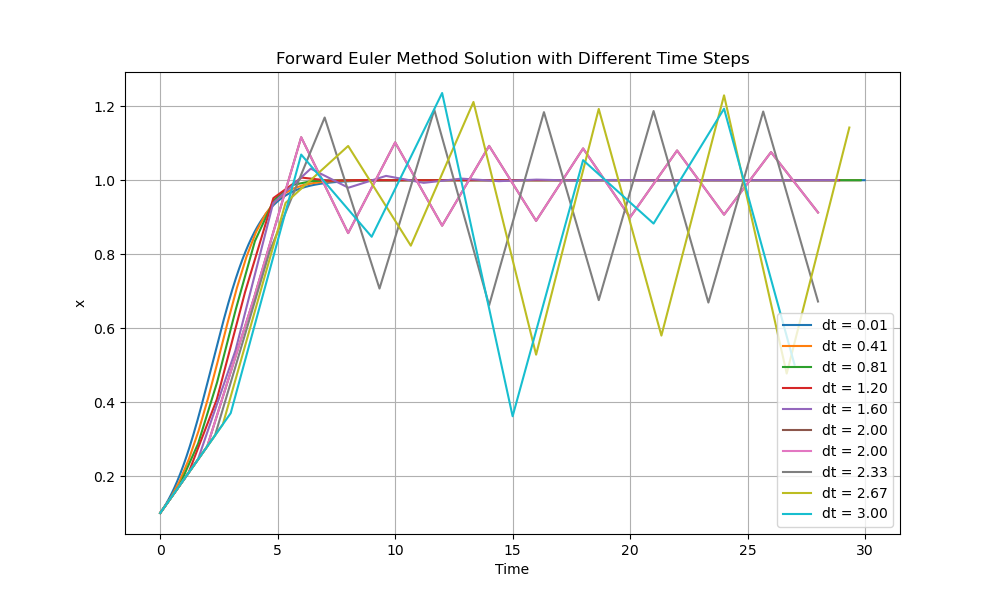

This figure's Python source:
# Use the forward Euler method to solve 
# dx/dt = x - x^2
# with initial condition, x(0) = 0.1. Investigate how the solution depends on time step, using a 
# range of values between ∆t = 0.01 and 3. Pay special attention to the range of ∆t between 2 
# and 3. Provide graphs to show all the behaviors you find. Try to come up with an explanation 
# for what happens between ∆t = 2 and 3.

import numpy as np
import matplotlib.pyplot as plt

# Define the function for dx/dt = x - x^2
def dx_dt(x):
    return x - x**2

# Forward Euler method for a single step
def forward_euler(x, dt, f):
    return x + dt * f(x)

# Solve using Forward Euler method
def solve_euler(x0, t_end, dt, f):
    time = np.arange(0, t_end, dt)

    N = np.zeros_like(time)
    N[0] = x0

    for i in range(1, len(time)):
        N[i] = forward_euler(N[i-1], dt, f)
    
    return time, N


if __name__ == "__main__":
    # Initial condition and total time
    x0 = 0.1
    t_end = 30

    # Time step values, including range between 2 and 3
    dt_s = np.concatenate([np.linspace(0.01, 2, 6), np.linspace(2, 3, 4)])

    # Plotting results for each time step
    plt.figure(figsize=(10, 6))
    for dt in dt_s:
        time, N = solve_euler(x0, t_end, dt, dx_dt)
        plt.plot(time, N, label=f"dt = {dt:.2f}")

    # Labels and legend
    plt.xlabel("Time")
    plt.ylabel("x")
    plt.legend()
    plt.title("Forward Euler Method Solution with Different Time Steps")
    plt.grid(True)
    plt.savefig("forward_euler.png")
    plt.show()